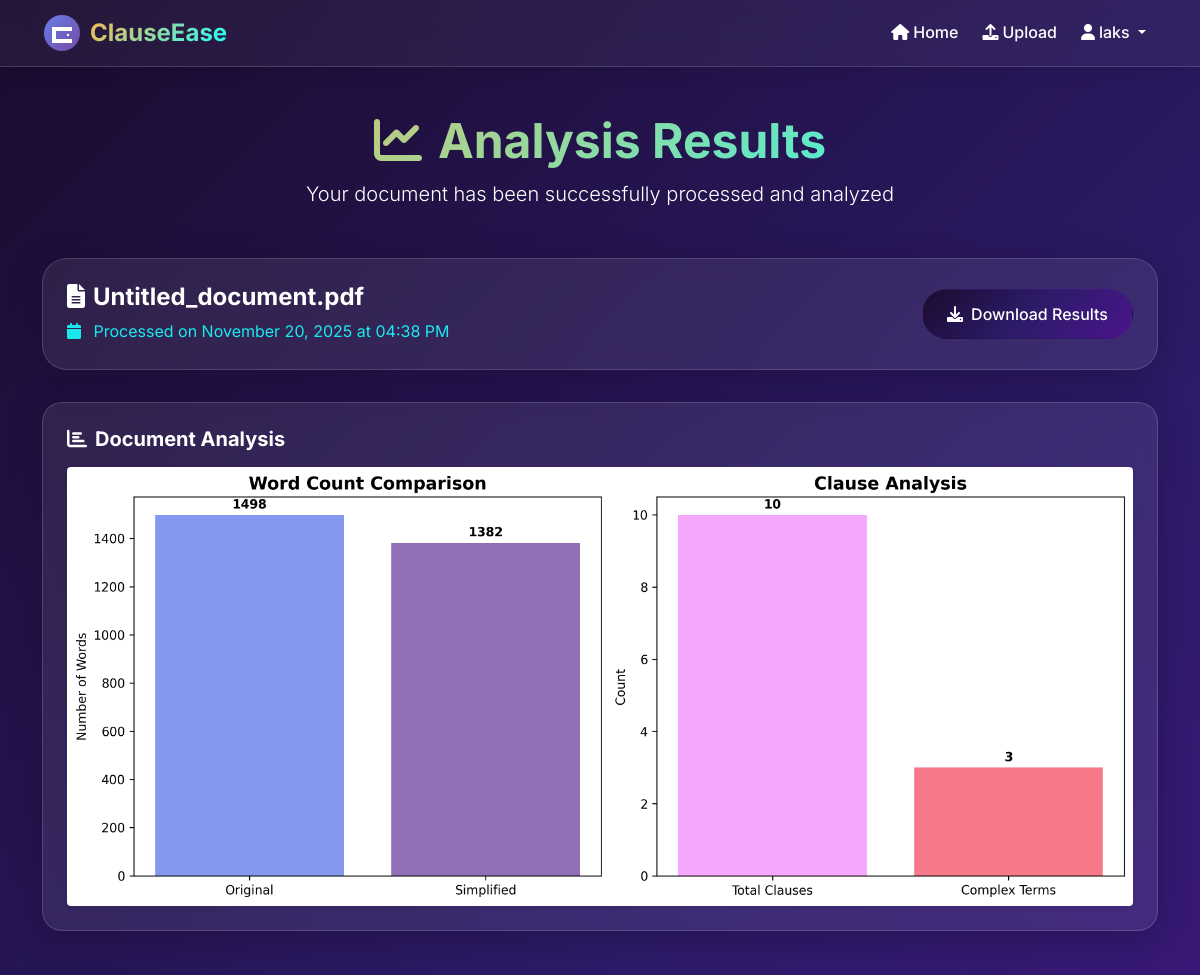
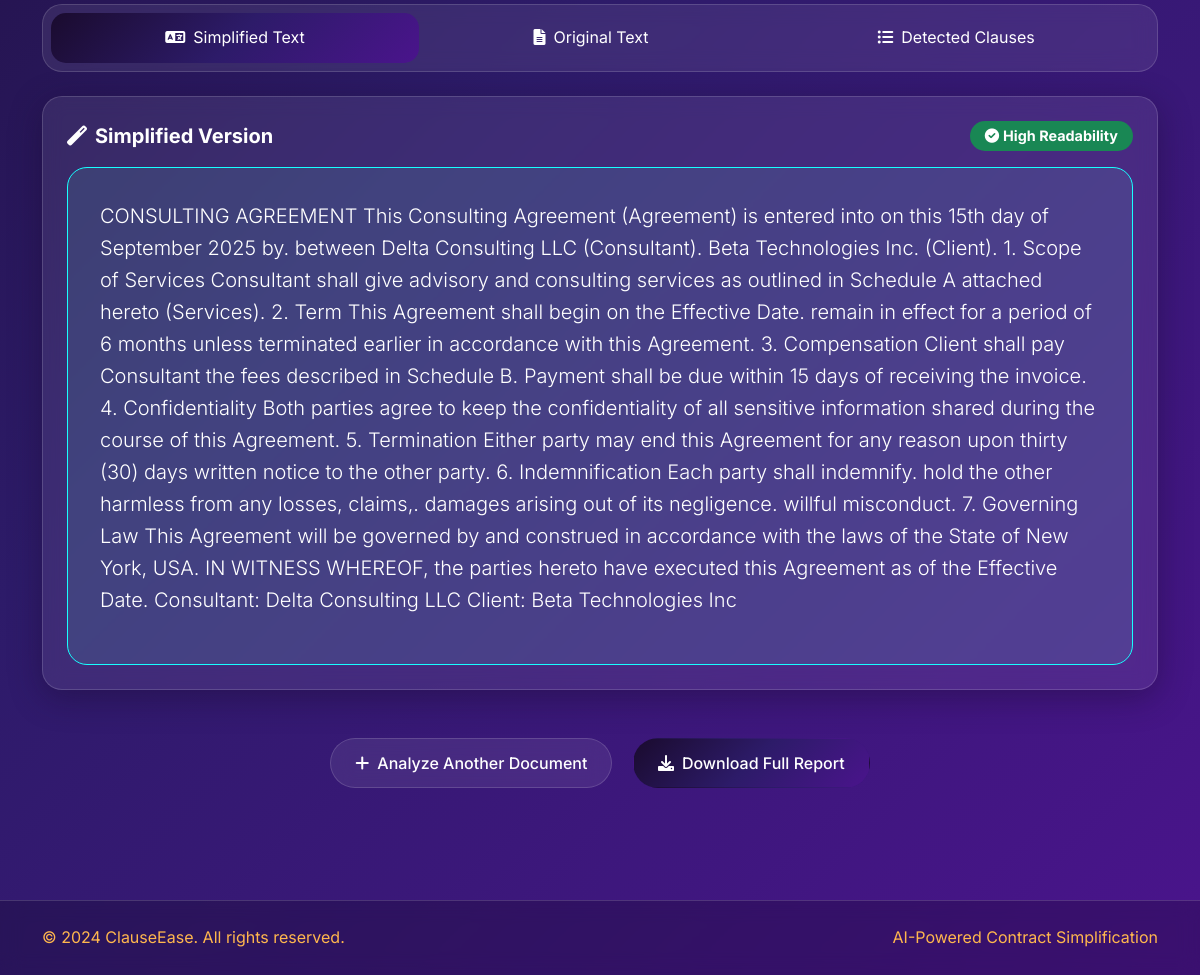
The app's page /analyze/1 (signed in) with its own data (2 pictures, top to bottom).
### models.py (models this page shows, shortened)
class User(UserMixin, db.Model):
    id = db.Column(db.Integer, primary_key=True)
    username = db.Column(db.String(80), unique=True, nullable=False)
    email = db.Column(db.String(120), unique=True, nullable=False)
    password_hash = db.Column(db.String(120), nullable=False)
    documents = db.relationship('Document', backref='user', lazy=True)

class Document(db.Model):
    id = db.Column(db.Integer, primary_key=True)
    filename = db.Column(db.String(255), nullable=False)
    user_id = db.Column(db.Integer, db.ForeignKey('user.id'), nullable=False)
    original_text = db.Column(db.Text, nullable=False)
    simplified_text = db.Column(db.Text, nullable=True)
    clauses = db.Column(db.Text, nullable=True)  # JSON string
    created_at = db.Column(db.DateTime, default=db.func.current_timestamp())
    def get_clauses(self):
        if self.clauses:
            return json.loads(self.clauses)
        return []

### app.py (the view)
@app.route('/analyze/<int:doc_id>')
@login_required
def analyze(doc_id):
    document = Document.query.filter_by(id=doc_id, user_id=current_user.id).first()
    if not document:
        flash('Document not found')
        return redirect(url_for('upload'))
    return render_template('analyze.html', document=document)

### app.py (called while the page is built, shortened)
@login_manager.user_loader
def load_user(user_id):
    return User.query.get(int(user_id))

### templates/analyze.html (shortened to what this page needs)
{% extends "base.html" %}
{% block content %}
<div class="analyze-section">
    <div class="container">
        <div class="text-center mb-5">
            <h1 class="display-5 fw-bold gradient-text">
                <i class="fas fa-chart-line me-3"></i>Analysis Results
            </h1>
            <p class="lead">Your document has been successfully processed and analyzed</p>
        </div>
        <div class="document-header glass-card p-4 mb-4">
            <div class="row align-items-center">
                <div class="col-md-8">
                    <h4 class="fw-bold mb-2">
                        <i class="fas fa-file-alt me-2"></i>{{ document.filename }}
                    </h4>
                    <p class="text-muted mb-0">
                        <i class="fas fa-calendar me-2"></i>
                        Processed on {{ document.created_at.strftime('%B %d, %Y at %I:%M %p') }}
                    </p>
                </div>
                <div class="col-md-4 text-md-end">
                    <a href="{{ url_for('download', doc_id=document.id) }}"
                       class="btn btn-primary glass-btn">
                        <i class="fas fa-download me-2"></i>Download Results
                    </a>
                </div>
            </div>
        </div>
        <div class="analysis-charts mb-5">
            <div class="glass-card p-4">
                <h5 class="fw-bold mb-3">
                    <i class="fas fa-chart-bar me-2"></i>Document Analysis
                </h5>
                <div class="text-center">
                    <img src="{{ url_for('static', filename='images/analysis_chart_' ~ document.id ~ '.png') }}"
                         alt="Analysis Chart" class="img-fluid rounded shadow-sm">
                </div>
            </div>
        </div>
        <div class="content-tabs">
            <ul class="nav nav-pills nav-fill glass-nav-pills mb-4" id="contentTabs" role="tablist">
                <li class="nav-item" role="presentation">
                    <button class="nav-link active" id="simplified-tab" data-bs-toggle="pill"
                            data-bs-target="#simplified" type="button" role="tab">
                        <i class="fas fa-language me-2"></i>Simplified Text
                    </button>
                </li>
                <li class="nav-item" role="presentation">
                    <button class="nav-link" id="original-tab" data-bs-toggle="pill"
                            data-bs-target="#original" type="button" role="tab">
                        <i class="fas fa-file-alt me-2"></i>Original Text
                    </button>
                </li>
                <li class="nav-item" role="presentation">
                    <button class="nav-link" id="clauses-tab" data-bs-toggle="pill"
                            data-bs-target="#clauses" type="button" role="tab">
                        <i class="fas fa-list-ul me-2"></i>Detected Clauses
                    </button>
                </li>
            </ul>
            <div class="tab-content" id="contentTabsContent">
                <div class="tab-pane fade show active" id="simplified" role="tabpanel">
                    <div class="glass-card p-4">
                        <div class="d-flex justify-content-between align-items-center mb-3">
                            <h5 class="fw-bold mb-0">
                                <i class="fas fa-magic me-2"></i>Simplified Version
                            </h5>
                            <div class="readability-score">
                                <span class="badge bg-success">
                                    <i class="fas fa-check-circle me-1"></i>High Readability
                                </span>
                            </div>
                        </div>
                        <div class="simplified-content">
                            <p class="lead">{{ document.simplified_text|replace('\n', '<br>')|safe }}</p>
                        </div>
                    </div>
                </div>
                        {% set clauses = document.get_clauses() %}
            </div>
        </div>
        <div class="action-buttons text-center mt-5">
            <a href="{{ url_for('upload') }}" class="btn btn-outline-primary glass-btn me-3">
                <i class="fas fa-plus me-2"></i>Analyze Another Document
            </a>
            <a href="{{ url_for('download', doc_id=document.id) }}"
               class="btn btn-primary glass-btn">
                <i class="fas fa-download me-2"></i>Download Full Report
            </a>
        </div>
    </div>
</div>
{% endblock %}

### templates/base.html (shortened to what this page needs)
<!DOCTYPE html>
<html lang="en">
<head>
    <link href="https://cdn.jsdelivr.net/npm/bootstrap@5.1.3/dist/css/bootstrap.min.css" rel="stylesheet">
    <link rel="stylesheet" href="https://cdnjs.cloudflare.com/ajax/libs/font-awesome/6.0.0/css/all.min.css">
    <link rel="stylesheet" href="{{ url_for('static', filename='css/style.css') }}">
</head>
<body>
    <nav class="navbar navbar-expand-lg navbar-dark glass-nav fixed-top">
        <div class="container">
            <a class="navbar-brand d-flex align-items-center" href="{{ url_for('index') }}">
                <img src="{{ url_for('static', filename='images/logo.svg') }}" alt="ClauseEase" height="40"
                    class="me-2">
                <span class="gradient-text fw-bold">ClauseEase</span>
            </a>
            <div class="collapse navbar-collapse" id="navbarNav">
                <ul class="navbar-nav ms-auto">
                    <li class="nav-item">
                        <a class="nav-link" href="{{ url_for('index') }}">
                            <i class="fas fa-home me-1"></i>Home
                        </a>
                    </li>
                    {% if current_user.is_authenticated %}
                    <li class="nav-item">
                        <a class="nav-link" href="{{ url_for('upload') }}">
                            <i class="fas fa-upload me-1"></i>Upload
                        </a>
                    </li>
                    <li class="nav-item dropdown">
                        <a class="nav-link dropdown-toggle" href="#" role="button"
                            data-bs-toggle="dropdown">
                            <i class="fas fa-user me-1"></i>{{ current_user.username }}
                        </a>
                    </li>
                    {% endif %}
                </ul>
            </div>
        </div>
    </nav>
    <main class="main-content">
        {% block content %}{% endblock %}
    </main>
    <footer class="glass-footer mt-5">
        <div class="container py-4">
            <div class="row align-items-center">
                <div class="col-md-6">
                    <p class="mb-0">&copy; 2024 ClauseEase. All rights reserved.</p>
                </div>
                <div class="col-md-6 text-md-end">
                    <p class="mb-0">AI-Powered Contract Simplification</p>
                </div>
            </div>
        </div>
    </footer>
</body>
</html>

### static/css/style.css (style rules this page uses)
:root { --gradient-1: linear-gradient(135deg, #1a0b2e 0%, #2d1b69 50%, #4a148c 100%); --gradient-2: linear-gradient(135deg, #6a1b9a 0%, #8e24aa 50%, #ab47bc 100%); --gradient-3: linear-gradient(135deg, #3949ab 0%, #5c6bc0 50%, #7986cb 100%); --gradient-4: linear-gradient(135deg, #00695c 0%, #00897b 50%, #26a69a 100%); --gradient-5: linear-gradient(135deg, #ff6f00 0%, #ff8f00 50%, #ffb300 100%); --glass-bg: rgba(255, 255, 255, 0.08); --glass-border: rgba(255, 255, 255, 0.15); --glass-shadow: 0 8px 32px 0 rgba(26, 11, 46, 0.4); --dark-overlay: rgba(0, 0, 0, 0.6); --text-primary: #ffffff; --text-secondary: #64ffda; --text-accent: #ffb74d; --text-dark-purple: #1a0b2e; --text-bright-cyan: #18ffff; --text-pink: #ff4081; }
* { margin: 0; padding: 0; box-sizing: border-box; }
body { font-family: 'Inter', sans-serif; background: var(--gradient-1); background-attachment: fixed; color: var(--text-primary); line-height: 1.6; }
.glass-card { background: var(--glass-bg); backdrop-filter: blur(10px); -webkit-backdrop-filter: blur(10px); border: 1px solid var(--glass-border); border-radius: 20px; box-shadow: var(--glass-shadow); transition: all 0.3s ease; }
.glass-nav { background: rgba(255, 255, 255, 0.05); backdrop-filter: blur(15px); -webkit-backdrop-filter: blur(15px); border-bottom: 1px solid var(--glass-border); box-shadow: 0 2px 20px rgba(0, 0, 0, 0.1); }
.glass-footer { background: rgba(0, 0, 0, 0.2); backdrop-filter: blur(10px); -webkit-backdrop-filter: blur(10px); border-top: 1px solid var(--glass-border); }
.glass-btn { background: var(--glass-bg); backdrop-filter: blur(10px); -webkit-backdrop-filter: blur(10px); border: 1px solid var(--glass-border); color: var(--text-primary) !important; font-weight: 500; padding: 12px 24px; border-radius: 50px; transition: all 0.3s ease; position: relative; overflow: hidden; }
.glass-btn.btn-primary { background: var(--gradient-1); border-color: transparent; color: white !important; }
.gradient-text { background: linear-gradient(135deg, var(--text-accent) 0%, var(--text-bright-cyan) 100%); background-clip: text; -webkit-background-clip: text; -webkit-text-fill-color: transparent; color: var(--text-accent); }
.main-content { min-height: 100vh; padding-top: 80px; }
.analyze-section { padding: 2rem 0 4rem; }
.analyze-section h1 { color: var(--text-accent); }
.analyze-section .lead { color: var(--text-secondary); }
.document-header { border-radius: 25px; }
.document-header h4 { color: var(--text-primary); }
.document-header p { color: var(--text-secondary); }
.analysis-charts { margin: 2rem 0; }
.analysis-charts h5 { color: var(--text-primary); }
.content-tabs .nav-pills { background: var(--glass-bg); border-radius: 20px; padding: 0.5rem; backdrop-filter: blur(10px); -webkit-backdrop-filter: blur(10px); border: 1px solid var(--glass-border); }
.glass-nav-pills .nav-link { color: var(--text-primary); border-radius: 15px; padding: 12px 20px; transition: all 0.3s ease; border: none; }
.glass-nav-pills .nav-link.active { background: var(--gradient-1); color: white; }
.readability-score .badge { font-size: 0.9rem; padding: 8px 15px; border-radius: 25px; }
.simplified-content { background: rgba(100, 255, 218, 0.1); border: 1px solid var(--text-bright-cyan); border-radius: 20px; padding: 2rem; color: var(--text-primary); }
.simplified-content .lead { color: var(--text-primary); }
.navbar-brand { font-size: 1.5rem; font-weight: 700; color: var(--text-accent) !important; transition: all 0.3s ease; }
.navbar-nav .nav-link { color: var(--text-primary) !important; font-weight: 500; padding: 0.75rem 1rem; border-radius: 10px; margin: 0 0.25rem; transition: all 0.3s ease; }
.glass-footer { margin-top: auto; color: var(--text-secondary); }
.fade-in { animation: fadeIn 0.5s ease-in; }
.text-muted { color: var(--text-secondary) !important; }
.feature-card .text-muted, .preview-step small, .format-item small, .auth-card p, .document-header p { color: var(--text-bright-cyan) !important; opacity: 0.9; }
p.text-muted, span.text-muted, div.text-muted, small.text-muted { color: var(--text-bright-cyan) !important; }
.glass-footer p { color: var(--text-accent) !important; }
.analyze-section .text-muted, .clause-item .text-muted { color: var(--text-bright-cyan) !important; }
h1, h2, h3.gradient-text { background: linear-gradient(135deg, #ffb74d 0%, #ffa726 100%); background-clip: text; -webkit-background-clip: text; -webkit-text-fill-color: transparent; color: #ffb74d !important; }

### records on screen
User: username "laks"
Document: filename "Untitled_document.pdf", created_at "November 20, 2025 at 04:38 PM", simplified_text "CONSULTING AGREEMENT This Consulting Agreement (Agreement) is entered into on this 15th day of September 2025 by. between Delta Consulting LLC (Consultant). Beta Technologies Inc. (Client). 1. Scope of Services Consultant shall give advisory and consulting services as outlined in Schedule A attached hereto (Services). 2. Term This Agreement shall begin on the Effective Date. remain in effect for a period of 6 months unless terminated earlier in accordance with this Agreement. 3. Compensation Client shall pay Consultant the fees described in Schedule B. Payment shall be due within 15 days of receiving the invoice. 4. Confidentiality Both parties agree to keep the confidentiality of all…"
